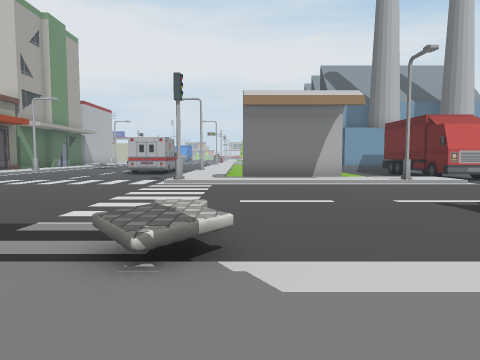
View 1 (above)

24 first-person views from a walk through a scene from a Unity 3-D project. The camera is 1.4 m above the floor, tilts 4° down and sees 70° across. The floor is counted in squares, 2 m on a side. Each view is taken from the middle of a square. On the plan, view 1 faces up. The plan holds only what a view shows up to about 11 squares ahead; the rest is blank. The place goes on beyond the plan. Some surface patterns are stand-ins.

View 2
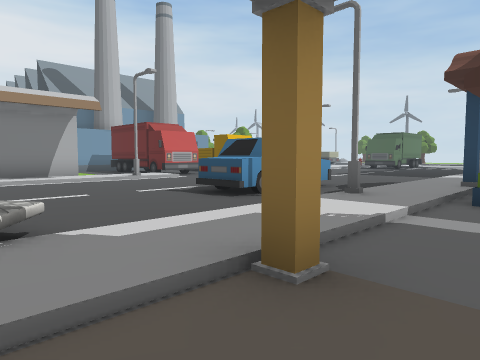

View 3
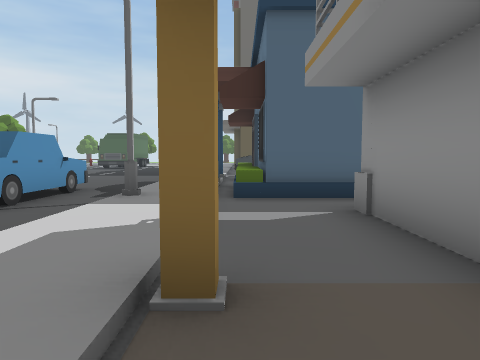

View 4
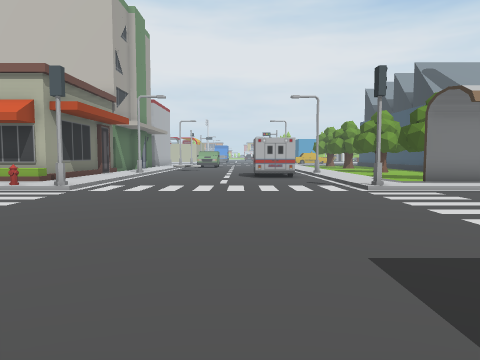

View 5
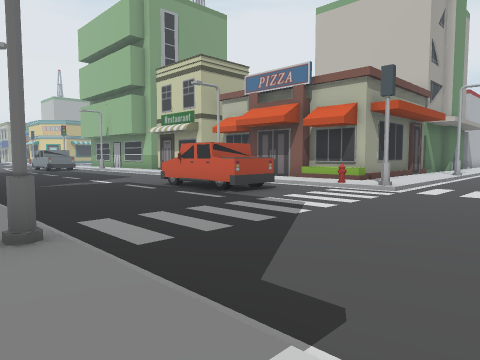

View 6
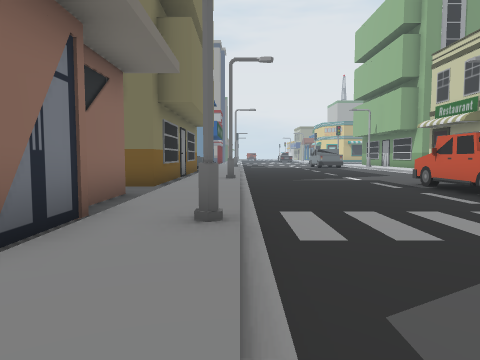

View 7
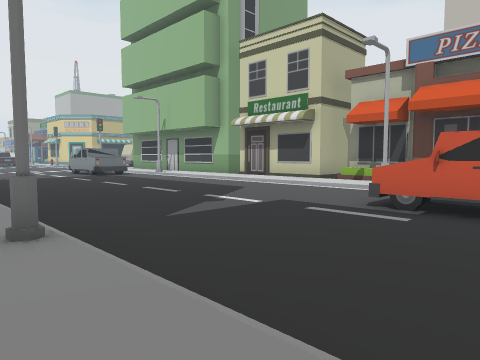

View 8
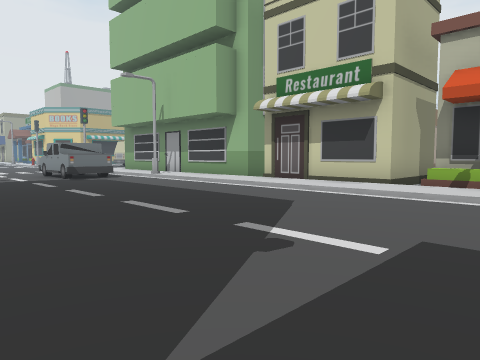

View 9
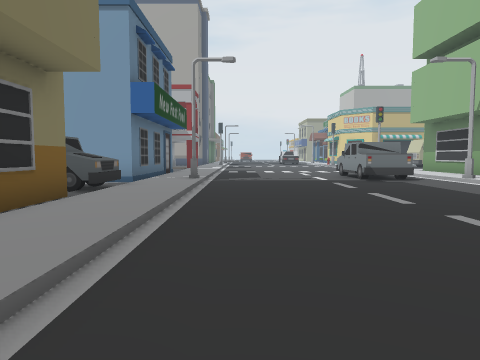

View 10
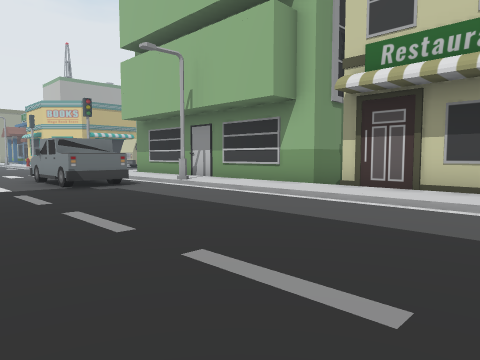

View 11
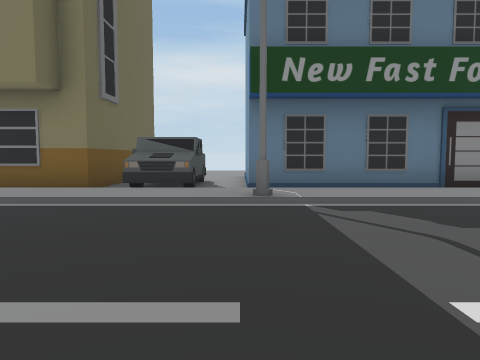

View 12
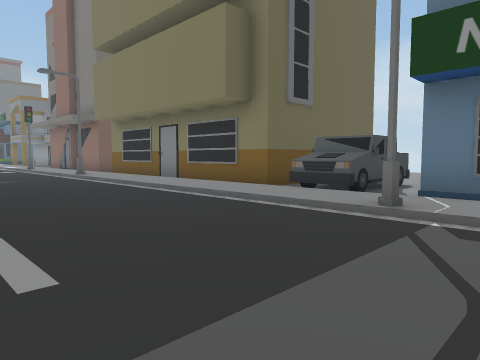

View 13
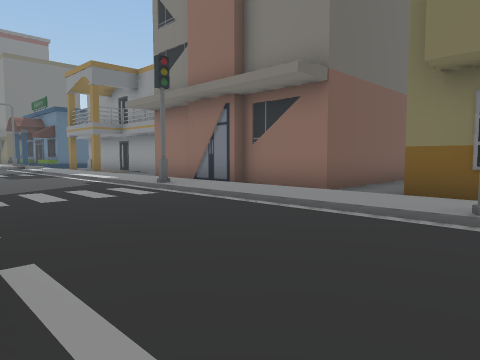

View 14
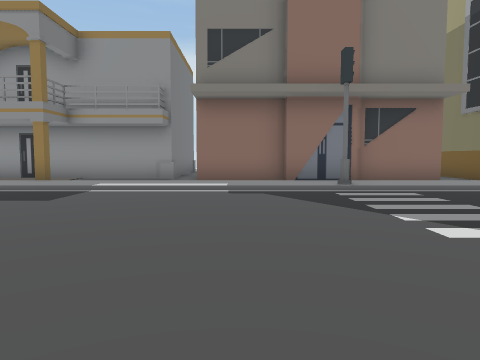

View 15
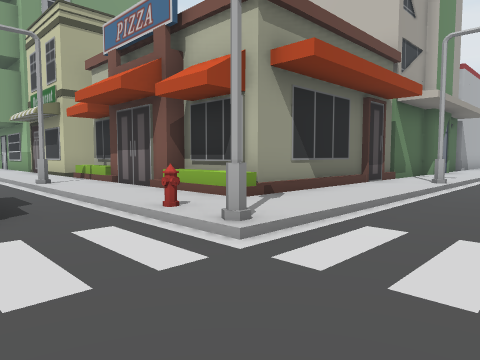

View 16
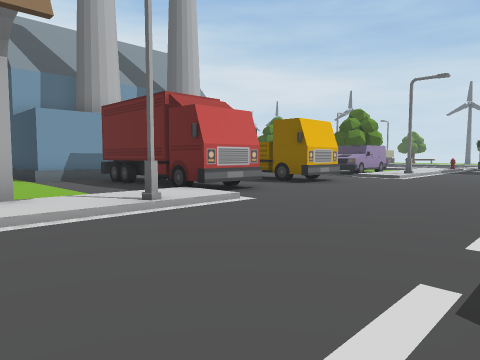

View 17
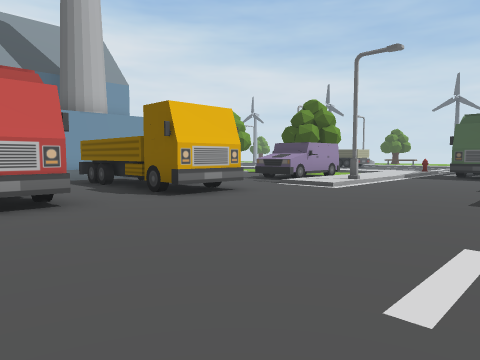

View 18
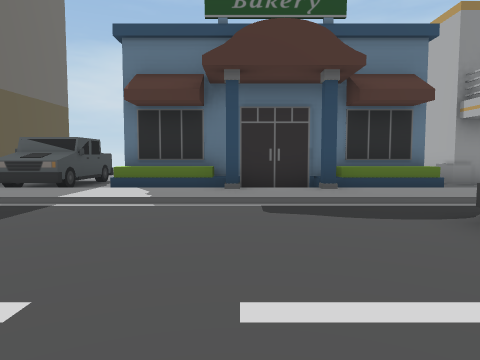

View 19
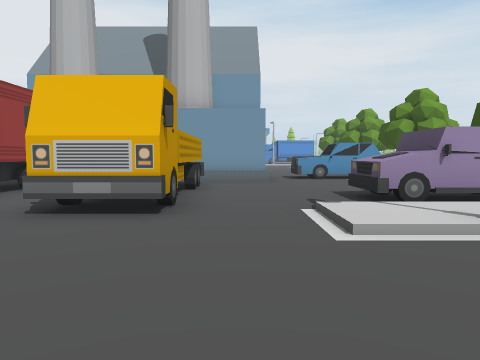

View 20
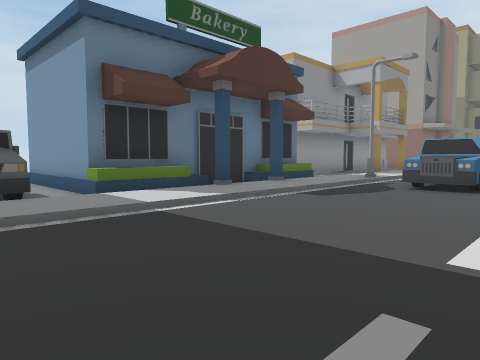

View 21
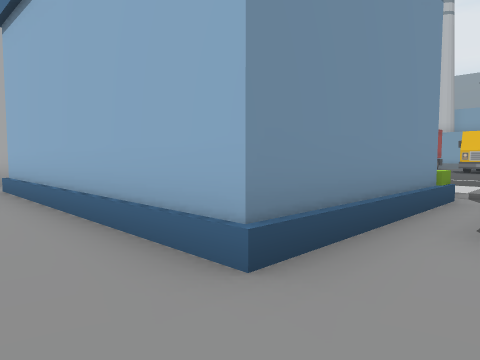

View 22
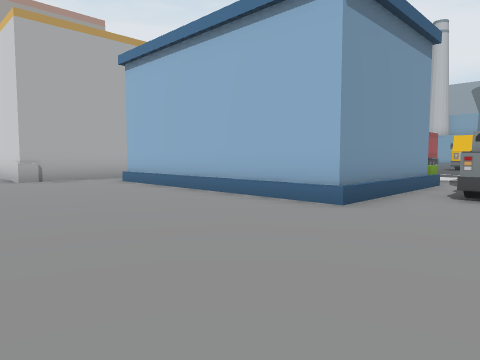

View 23
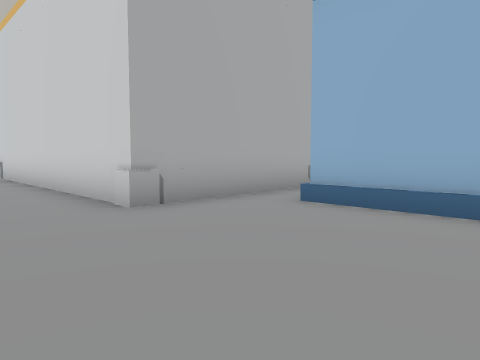

View 24
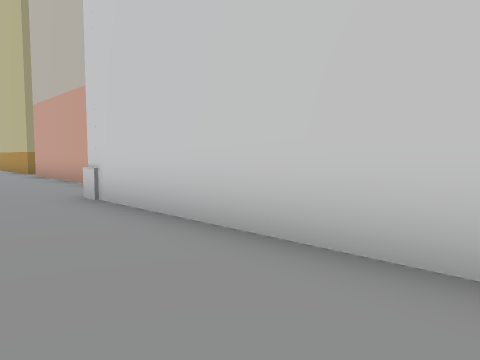

### Floor plan
Key: @ floor where view 1 was taken; # wall or solid block; . main floor; : floor 0.25 m higher than the main floor; / step, stairs or slope; = window, fence, low wall or low ledge; S streetlight; C car; B building; H hydrant; T truck; O other object.
Columns run from 28 left of view 1 to 14 right of it. Each row starts with its distance up from view 1.
 20                  B
 19                  B:/
 18                  B:/             #
 17                BBB:/             #       .C
 16                  B:S            .#== ====.C
 15                  B:/.           ...  ......
 14                  B:/.           ..OO .TT...
 13           B      B:/.           ..OO .TT...
 12      B    B      B:/....../:   ...OO..TT..O
 11 BBBBBB BBBBBBBBBBB:/....../: OOO..OO..TT..O
 10  ::::::::::::::::::/....../:::::::OO..TT./:
  9  //S/////////S///H:#......#/////S//....../S
  8  TT........................................
  7 TTT...........TTT..........................
  6 ..............T............................
  5  ..........................................
  4  ...............................CCC........
  3 ...........................O...............
  2 ///S/////////S/////#///////OO///S/////////
  1 :::::::::::::::::::::::::::::::::::::/::::
  0 BBBBTTBBBBBBBBB.BBBBBBB   #.@#...BBB./BB.TT
 -1    BTTB       B.B      ..........B BBBBB.TT
 -2    BT B       B.B      #########.B     B.T
 -3    B. B        .B              #.      B..
 -4    B. B         B              #.BBBBBBB..
 -5     ..B         BBBBB          #..........
 -6                  ......#########...........
 -7                  ..........................
 -8                      ......................
 -9                           ....   ....  ....

Positions as (right, up) in squares from view 1, and headings:
1: (0, 0), facing up
2: (-1, -1), facing up-right
3: (-1, 0), facing right
4: (-5, 1), facing up
5: (-6, 1), facing up-left
6: (-6, 2), facing left
7: (-12, 1), facing up-left
8: (-15, 3), facing up-left
9: (-16, 3), facing left
10: (-18, 4), facing up-left
11: (-25, 7), facing down
12: (-27, 6), facing down-right
13: (-16, 6), facing down-right
14: (-7, 9), facing down
15: (-7, 7), facing up-left
16: (2, 5), facing up-right
17: (6, 5), facing up-right
18: (9, 7), facing down
19: (12, 6), facing up
20: (14, 6), facing down-left
21: (13, -6), facing up-left
22: (14, -9), facing up-left
23: (8, -9), facing up-left
24: (1, -9), facing up-left
